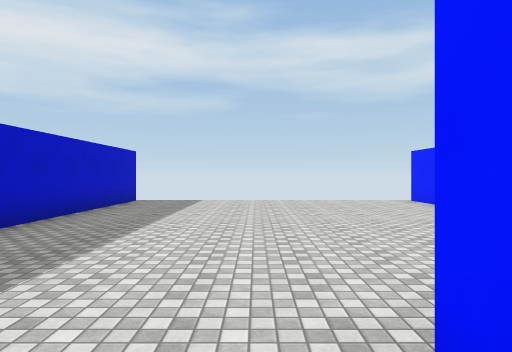
[1] (above)

24 first-person views from a walk through a Unity game level. The camera is 1.5 m above the floor, looks level and sees 75° across. The floor is counted in squares, 2 m on a side. Each view is taken from the middle of a square. On the plan, view 1 faces up. The plan holds only what a view shows up to about 11 squares ahead; the rest is blank. The place goes on beyond the plan. Surface patterns are stand-ins for the level's own textures.

[2]
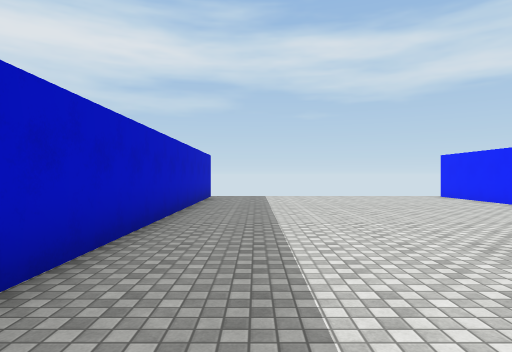

[3]
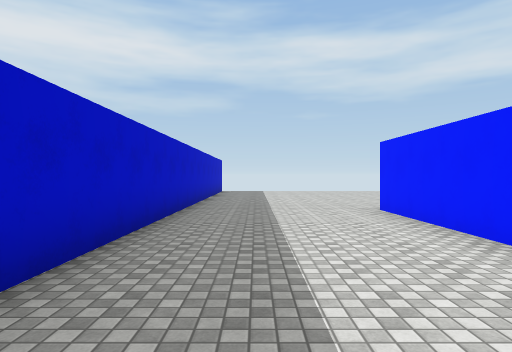

[4]
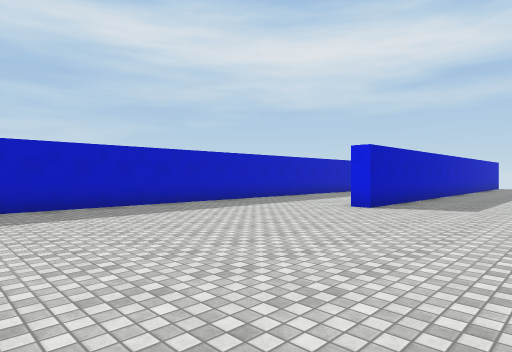

[5]
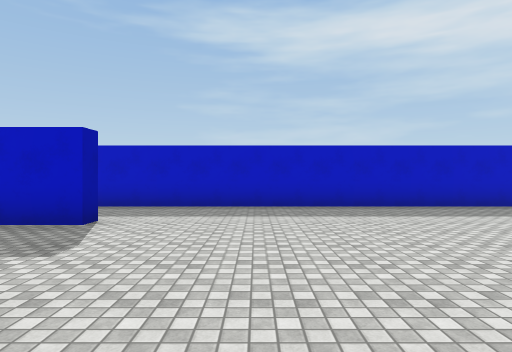

[6]
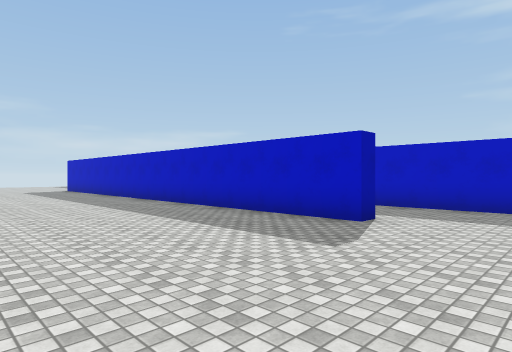

[7]
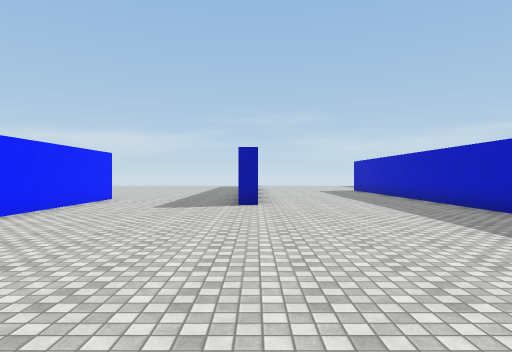

[8]
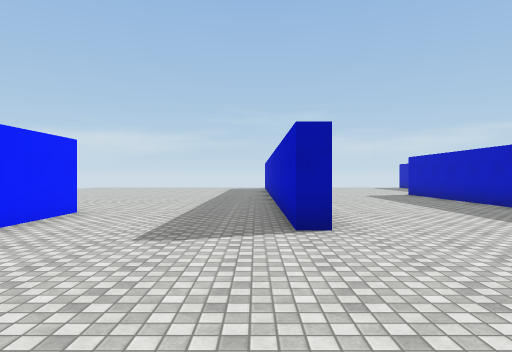

[9]
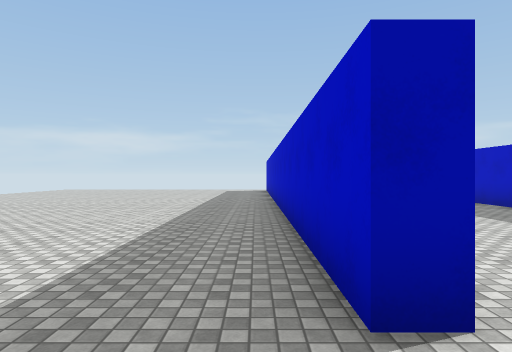

[10]
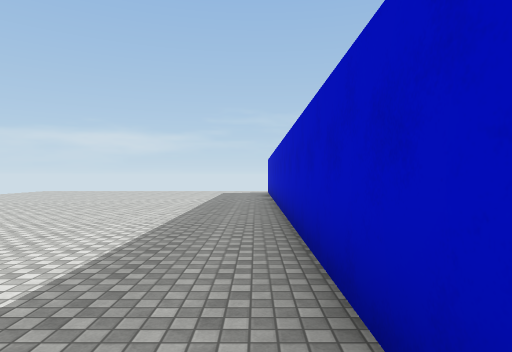

[11]
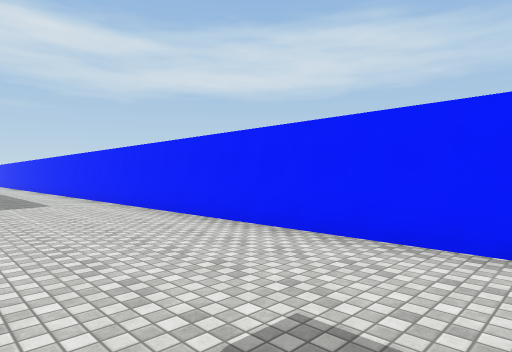

[12]
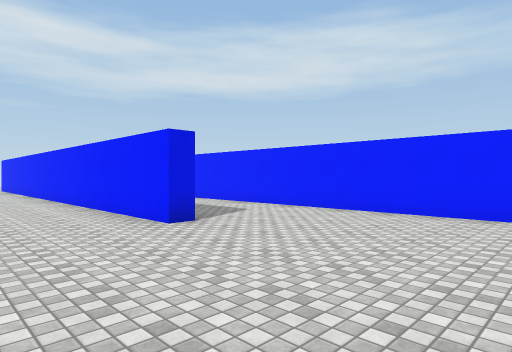

[13]
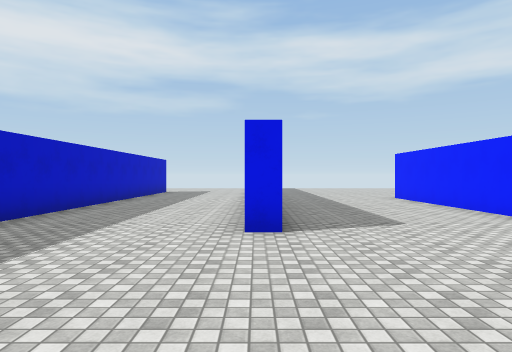

[14]
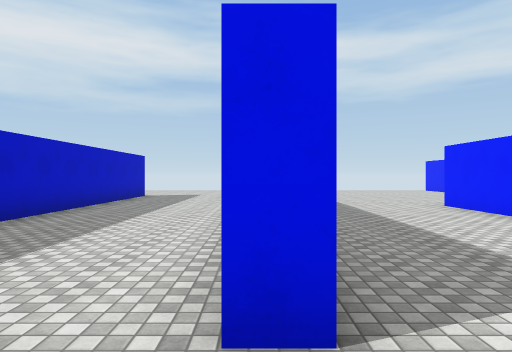

[15]
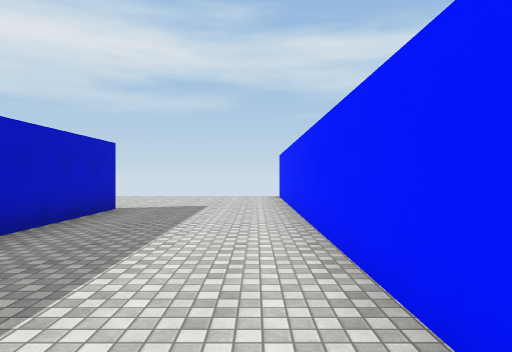

[16]
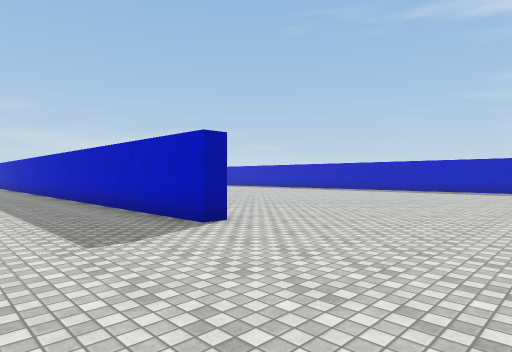

[17]
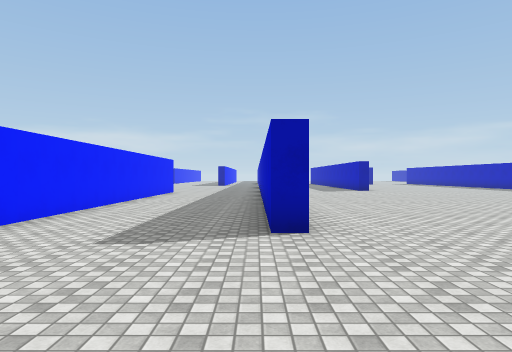

[18]
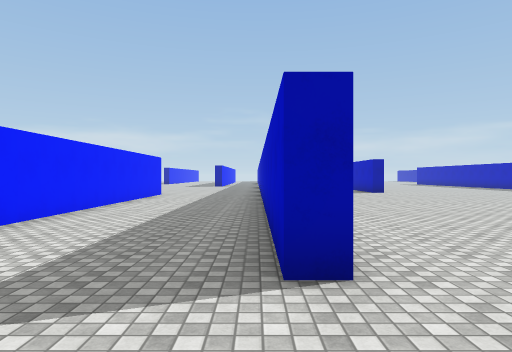

[19]
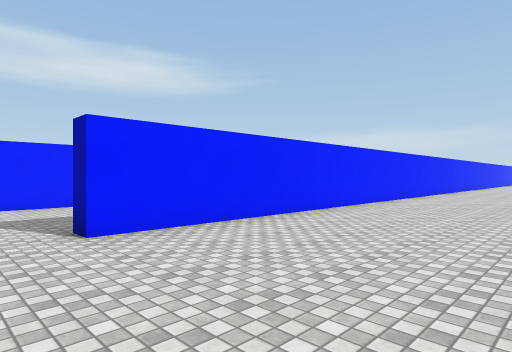

[20]
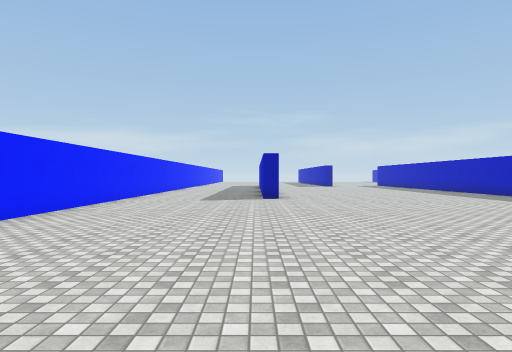

[21]
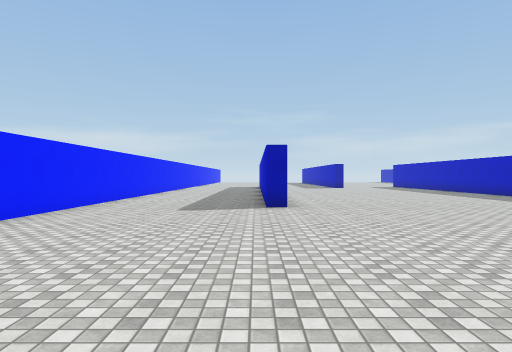

[22]
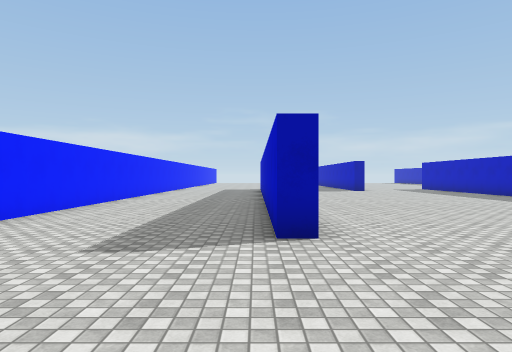

[23]
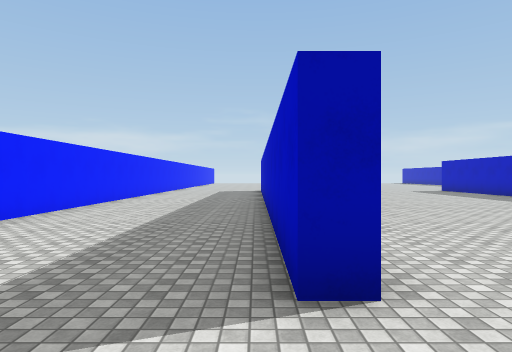

[24]
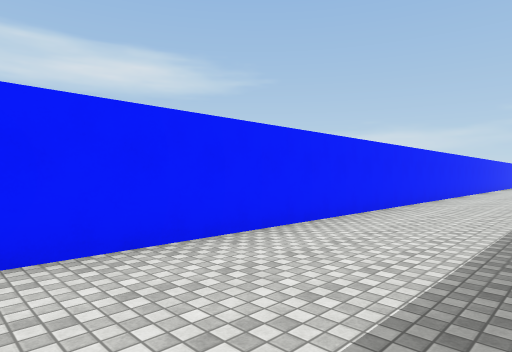

### Floor plan
Points are (right, up) in squares from view 1. A wall is a line through its corners. A room is listed if a view was taken in it or the views show most of it. See-through windows are left out.
Room 1 (views 1, 2, 3, 4, 5, 6, 7, 8, 9, 10, 11, 12, 13, 14)
walls: (1.2, -14.3) (0.8, -14.3) (0.8, -6.2); (-5.6, -15.6) (-5.1, -15.6) (-5.1, -30.4); (0.8, -3.9) (0.8, 1.5); (-0.1, -22.6) (0.4, -22.6) (0.4, -33.8); (4.7, -24.9) (4.7, -10.1); (-8.2, -5.4) (-8.2, -16.9); (4.7, 6.8) (4.7, 10.1); (-3.6, 10.1) (-3.6, -5.5) (-4.2, -5.5)
ways out: opening at (-6, -6) to room 2; gap at (-4, 10) to room 2
Room 2 (views 15, 16, 17, 18, 19, 20, 21, 22, 23, 24)
walls: (-13.9, -7) (-13.3, -7) (-13.3, -15.2); (-4.2, -3) (-4.2, 8.9); (-8.7, -23.2) (-8.7, 5.6) (-8.2, 5.6) (-8.2, -5.4)
ways out: opening at (-6, -6) to room 1; gap at (-4, 10) to room 1

Positions as (right, up) in squares from view 1, and headings:
1: (0, 0), facing up
2: (-2, -2), facing up
3: (-2, -6), facing up
4: (0, -13), facing up-left
5: (0, -13), facing left
6: (0, -13), facing down-left
7: (0, -14), facing down
8: (1, -18), facing down
9: (1, -21), facing down
10: (1, -23), facing down
11: (1, -23), facing up-right
12: (-2, -19), facing up-right
13: (-4, -10), facing up
14: (-4, -7), facing up
15: (-5, -2), facing up
16: (-5, 10), facing down-left
17: (-8, 10), facing down
18: (-8, 8), facing down
19: (-13, 7), facing down-right
20: (-13, 4), facing down
21: (-13, 1), facing down
22: (-13, -3), facing down
23: (-13, -5), facing down
24: (-12, -11), facing down-right
